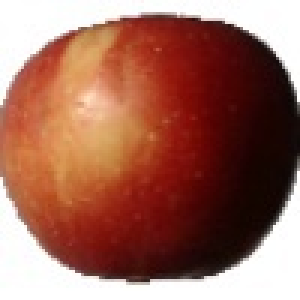
#> input picture image-compare/cat.jpg, 100 x 100 px (shown 3 times larger)
$ python compare.py
#> lines starting #> are read from the running program, lines starting #| are printed output that depends on the picture; long printed decimals are rounded
import cv2


# test image
image = cv2.imread('cat.jpg')
#> image is the input picture: shape (100, 100, 3); mean B, G, R 91.7, 106.2, 158.9
gray_image = cv2.cvtColor(image, cv2.COLOR_BGR2GRAY)
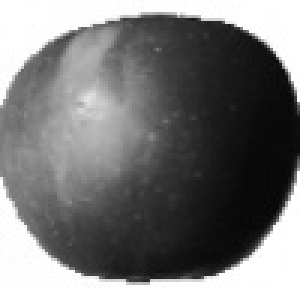
#> gray_image: shape (100, 100) (shown 3 times larger); min 6, max 255, mean 120.3
histogram = cv2.calcHist([gray_image], [0],
                         None, [256], [0, 256])
#> histogram = 256 values, max 1287 at index 255, min 0 at index 0, mean 39.06

# data1 image
image = cv2.imread('cat2.jpg')
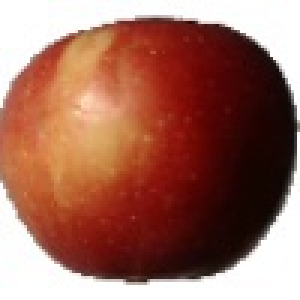
#> input picture image-compare/cat2.jpg, 100 x 100 px (shown 3 times larger)
#> image is the input picture: shape (100, 100, 3); mean B, G, R 94.7, 108.8, 160.3
gray_image1 = cv2.cvtColor(image, cv2.COLOR_BGR2GRAY)
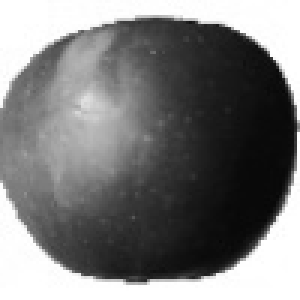
#> gray_image1: shape (100, 100) (shown 3 times larger); min 7, max 255, mean 122.6
histogram1 = cv2.calcHist([gray_image1], [0],
                          None, [256], [0, 256])
#> histogram1 = 256 values, max 1377 at index 255, min 0 at index 0, mean 39.06

# data2 image
image = cv2.imread('food.jpg')
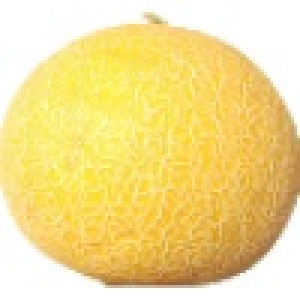
#> input picture image-compare/food.jpg, 100 x 100 px (shown 3 times larger)
#> image is the input picture: shape (100, 100, 3); mean B, G, R 142.1, 220.7, 243.9
gray_image2 = cv2.cvtColor(image, cv2.COLOR_BGR2GRAY)
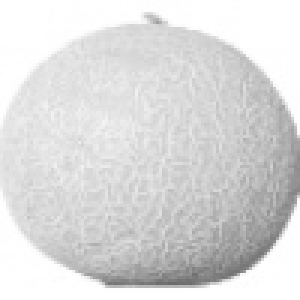
#> gray_image2: shape (100, 100) (shown 3 times larger); min 106, max 255, mean 218.7
histogram2 = cv2.calcHist([gray_image2], [0],
                          None, [256], [0, 256])
#> histogram2 = 256 values, max 1758 at index 255, min 0 at index 0, mean 39.06


c1, c2 = 0, 0

# Euclidean Distace between data1 and test
i = 0
while i<len(histogram) and i<len(histogram1):
    c1+=(histogram[i]-histogram1[i])**2
    i+= 1
#> this loop made 256 passes
#> c1 on passes 1 to 3: [0], [0], [0]
#> after the loop, c1 = [24692]; i = 256
c1 = c1**(1 / 2)
#> c1 = [157.1]


# Euclidean Distace between data2 and test
i = 0
while i<len(histogram) and i<len(histogram2):
    c2+=(histogram[i]-histogram2[i])**2
    i+= 1
#> this loop made 256 passes
#> after the loop, c2 = [1441538]; i = 256
c2 = c2**(1 / 2)
#> c2 = [1200.6]

print(float(c1))
#| 157.137
print(float(c2))
#| 1200.641
if(c1<c2):
    print("data1.jpg is more similar to test.jpg as compare to data2.jpg")
else:
    print("data2.jpg is more similar to test.jpg as compare to data1.jpg")
